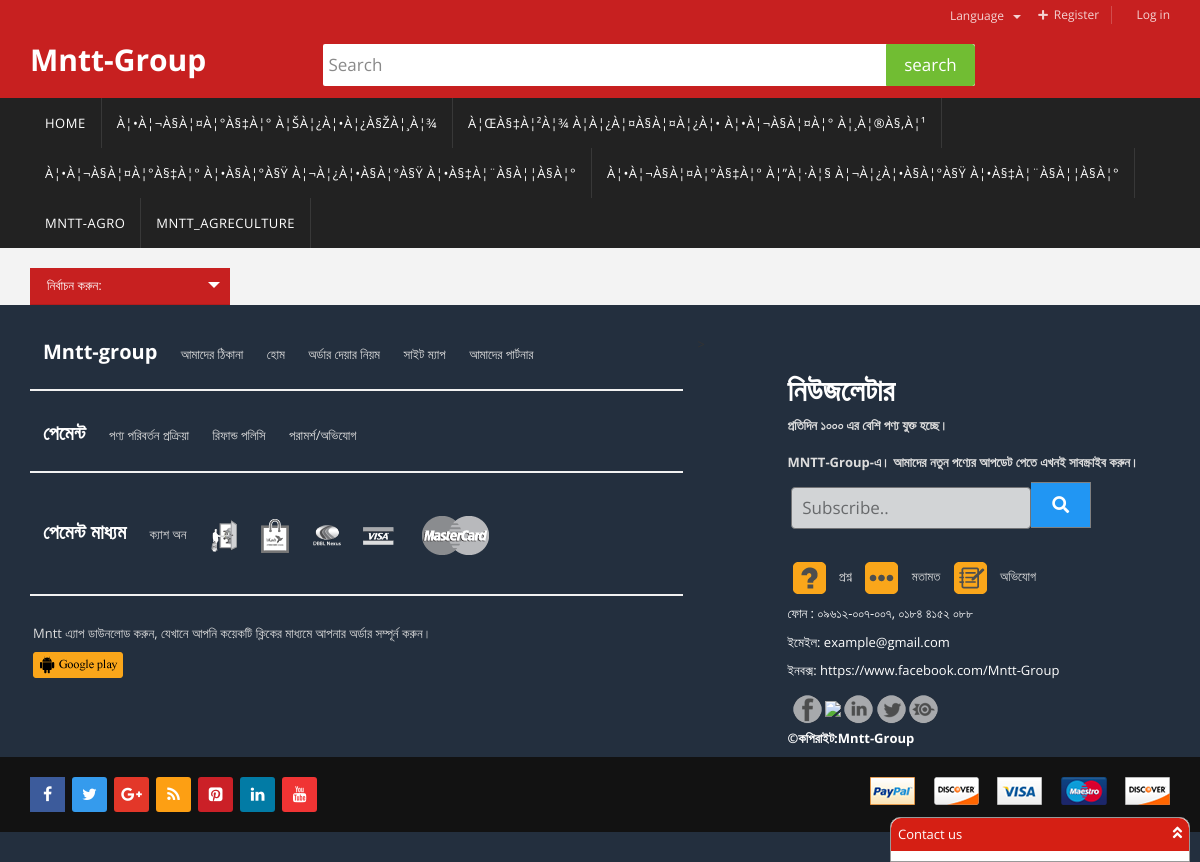
/searchpage.php, run on the app's committed database.
### tables this page shows
CREATE TABLE `category` (
  `id` int(11) NOT NULL,
  `categorys` varchar(255) NOT NULL,
  `cat_icon` varchar(255) NOT NULL
);

### lib/Database.php (called while the page is built, shortened)
<?php
Class Database{
	public $link;
	private function connectDB(){
	$this->link = new mysqli('localhost','root','','ntt_group');
 }
	public function select($query){
		$result = $this->link->query($query) or die($this->link->error.__LINE__);
		if($result->num_rows > 0){
			return $result;
		} else {
			return false;
		}
	}
}

### inc/under_menu.php (the view, shortened to what this page needs)
<div class="container">
  <div class="row">
<div class="col-md-5 sub_catagory">
<div class="custom-select" style="width:200px;">
  <select>
    <option value="">নির্বাচন করুন:</option>
  </select>
</div>
    </div>
  </div>
</div>

### inc/nav.php (shortened to what this page needs)
<div class="header-nav animate-dropdown">
        <div class="container">
          <div class="yamm navbar navbar-default" role="navigation">
            <div class="nav-bg-class">
              <div class="navbar-collapse collapse" id="mc-horizontal-menu-collapse">
                <div class="nav-outer">
                  <ul class="nav navbar-nav">
                    <li class="dropdown hidden-sm">
                      <a href="index.php">Home</a>
                    </li>
                     <?php
                        $query = "SELECT * FROM category order by id Asc";
                        $insert_category = $db->select($query);
                        if ($insert_category) {
                        while ( $result = $insert_category->fetch_assoc()) {
                          $category=$result['categorys'];
                      ?>
                    <li class="dropdown hidden-sm">
                      <a href="showmore.php?product_cat=<?php echo $category;?>"><?php echo $category?></a>
                    </li>
                  <?php }}?>
                  </ul>
                </div>
              </div>
            </div>
          </div>
        </div>
      </div>

### assets/css/blue.css (style rules this page uses)
a { color: #333; }
.header-style-1 .header-nav { background: #222; }

### css/style.css (style rules this page uses)
.row:after { content: ""; display: table; clear: both; }
input[type=text], input[type=password],select, input[type=email], input[type=date],textarea { width: 100%; font-size: 16px; padding: 15px; margin: 5px 0 22px 0; display: inline-block; border: none; background: #f3f3f3; border: 1px solid #ded8d8; }

### inc/under_menu.php (style rules this page uses)
.custom-select { position: relative; font-family: Arial; }
.custom-select select { display: none; }

### data on the page
category: categorys "À¦•À¦¬À§À¦¤À¦°À§‡À¦° À¦ŠÀ¦¿À¦•À¦¿À§ŽÀ¦¸À¦¾"
category: categorys "À¦ŒÀ§‡À¦²À¦¾ À¦­À¦¿À¦¤À§À¦¤À¦¿À¦• À¦•À¦¬À§À¦¤À¦° À¦¸À¦®À§‚À¦¹"
category: categorys "À¦•À¦¬À§À¦¤À¦°À§‡À¦° À¦•À§À¦°À§Ÿ À¦¬À¦¿À¦•À§À¦°À§Ÿ À¦•À§‡À¦¨À§À¦¦À§À¦°"
category: categorys "À¦•À¦¬À§À¦¤À¦°À§‡À¦° À¦”À¦·À¦§ À¦¬À¦¿À¦•À§À¦°À§Ÿ À¦•À§‡À¦¨À§À¦¦À§À¦°"
category: categorys "MNTT-AGRO"
category: categorys "MNTT_AGRECULTURE"
